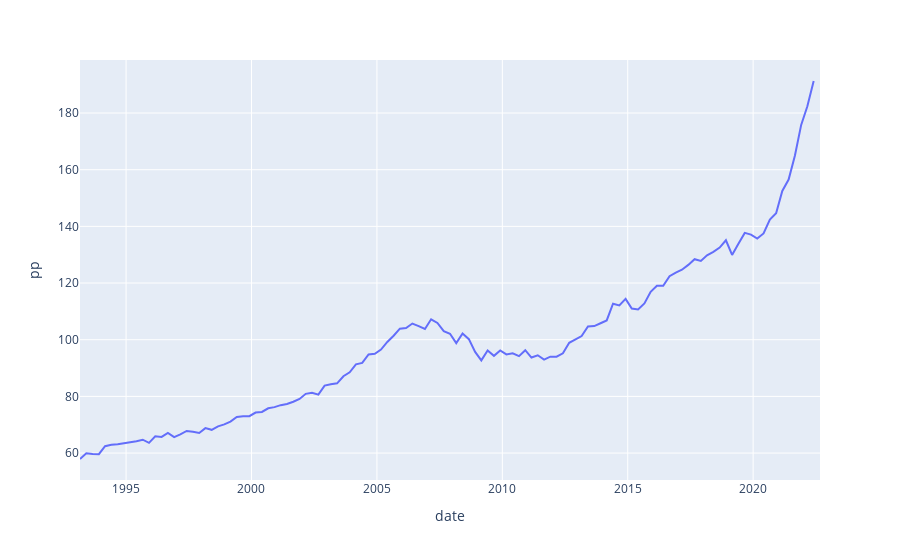

The cell this chart's notebook holds for it:
### Code cell
px.line(X, x="date", y='pp')
